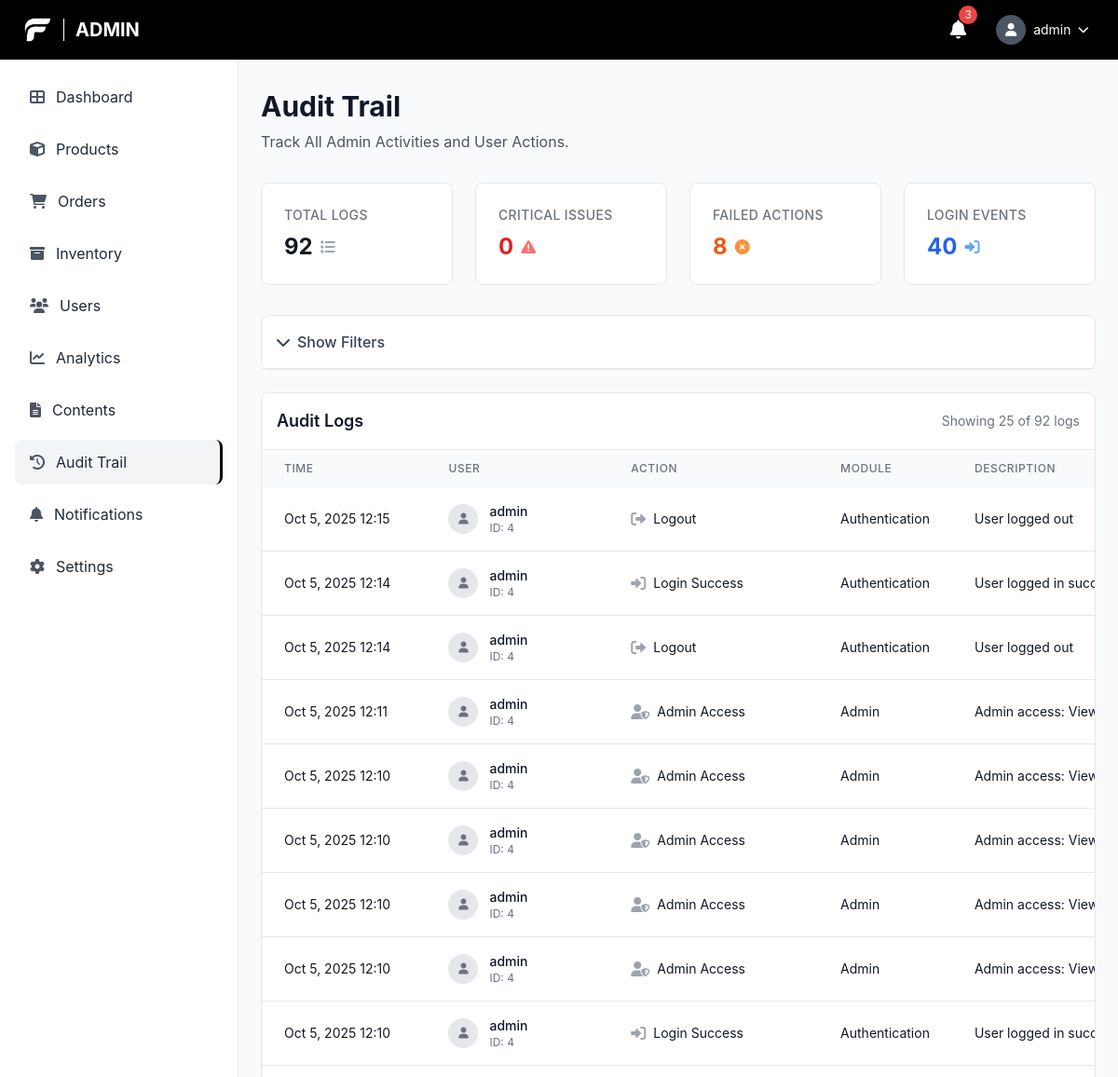
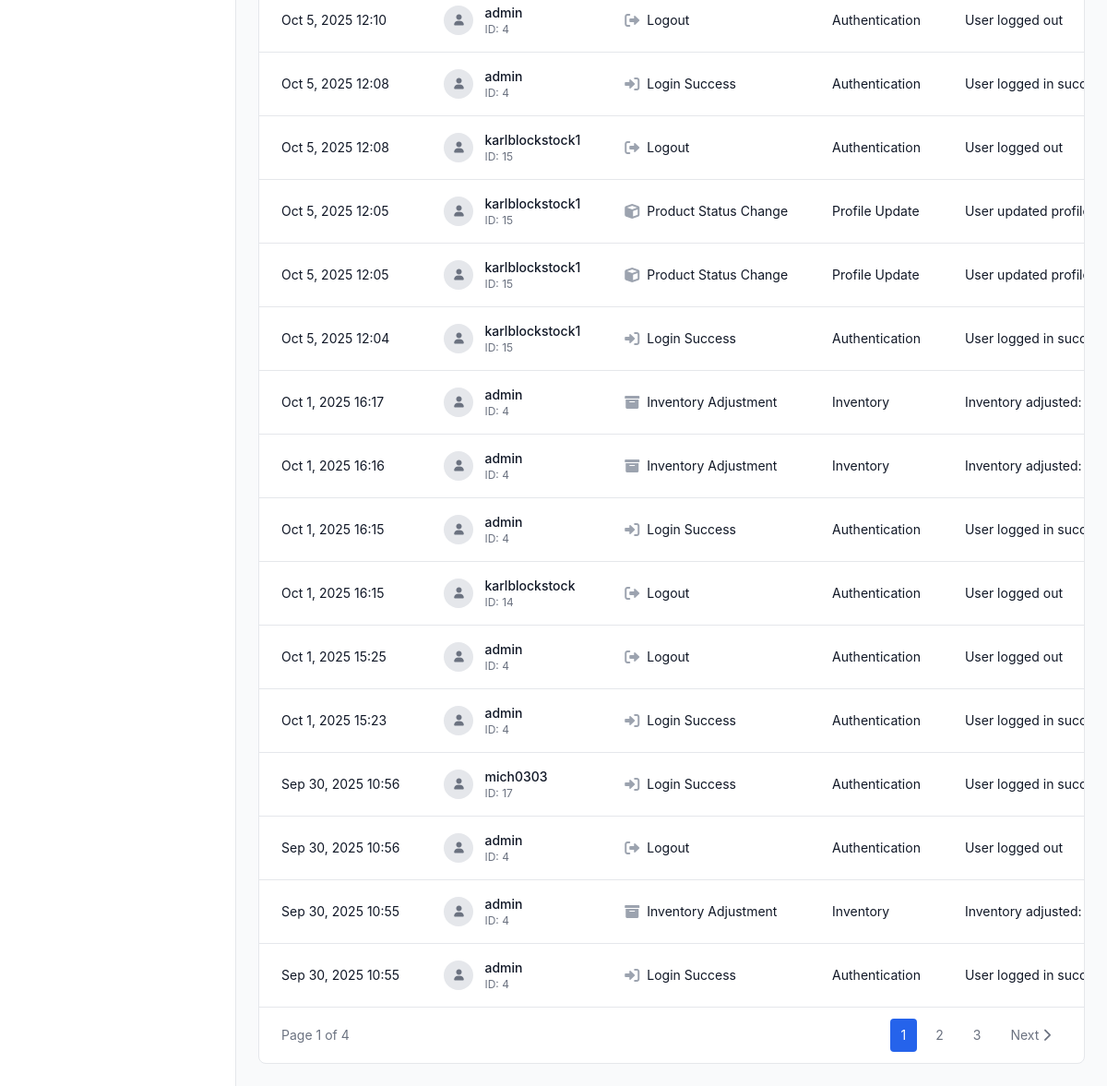
/admin/audit_logs.php (signed in), run on the app's committed database (2 pictures, top to bottom).
### tables this page shows
CREATE TABLE `audit_logs` (
  `audit_id` bigint(20) UNSIGNED NOT NULL,
  `user_id` bigint(20) UNSIGNED DEFAULT NULL COMMENT 'ID of the user who performed the action',
  `username` varchar(100) DEFAULT NULL COMMENT 'Username for quick reference',
  `action_type` enum('login_success','login_failed','logout','password_change','password_reset_request','password_reset_complete','profile_update','user_create','user_update','user_delete','user_status_change','product_create','product_update','product_delete','product_status_change','inventory_adjustment','order_create','order_update','order_status_change','order_cancel','order_refund','payment_process','payment_refund','promo_create','promo_update','promo_delete','promo_status_change','category_create','category_update','category_delete','subcategory_create','subcategory_update','subcategory_delete','shipping_fee_update','system_settings_change','admin_access','data_export','data_import','content_create','content_update','content_delete','content_archive','content_publish','other') NOT NULL COMMENT 'Type of action performed',
  `module` varchar(50) NOT NULL COMMENT 'Module/feature where action occurred (e.g., users, products, orders)',
  `description` text NOT NULL COMMENT 'Detailed description of the action',
  `old_values` longtext DEFAULT NULL COMMENT 'JSON of old values before change',
  `new_values` longtext DEFAULT NULL COMMENT 'JSON of new values after change',
  `ip_address` varchar(45) DEFAULT NULL COMMENT 'IP address of the user',
  `user_agent` text DEFAULT NULL COMMENT 'User agent string',
  `reference_id` bigint(20) UNSIGNED DEFAULT NULL COMMENT 'ID of the record being modified (e.g., product_id, order_id)',
  `reference_type` varchar(50) DEFAULT NULL COMMENT 'Type of reference (e.g., product, order, user)',
  `severity` enum('low','medium','high','critical') NOT NULL DEFAULT 'low' COMMENT 'Severity level of the action',
  `status` enum('success','failed','warning') NOT NULL DEFAULT 'success' COMMENT 'Status of the action',
  `created_at` timestamp NOT NULL DEFAULT current_timestamp()
);

### admin/audit_logs.php (the view, shortened to what the rows shown need)
<?php
require_once '../config/database.php';
require_once '../config/audit_logger.php';
$auditLogger = new AuditLogger();
$auditLogger->logAdminAccess('Viewed audit logs', 'Accessed audit trail page');
$filters = [
    'user_id' => $_GET['user_id'] ?? '',
    'action_type' => $_GET['action_type'] ?? '',
    'module' => $_GET['module'] ?? '',
    'severity' => $_GET['severity'] ?? '',
    'date_from' => $_GET['date_from'] ?? '',
    'date_to' => $_GET['date_to'] ?? '',
    'search' => $_GET['search'] ?? ''
];
$filters = array_filter($filters, function($value) {
    return $value !== '';
});
$page = max(1, (int)($_GET['page'] ?? 1));
$limit = 25;
$offset = ($page - 1) * $limit;
$logs = $auditLogger->getLogs($filters, $limit, $offset);
function getActionTypeIcon($actionType) {
    if (strpos($actionType, 'login') !== false) return 'fas fa-sign-in-alt';
    if (strpos($actionType, 'logout') !== false) return 'fas fa-sign-out-alt';
    if (strpos($actionType, 'product') !== false) return 'fas fa-cube';
    if (strpos($actionType, 'inventory') !== false) return 'fas fa-archive';
    if (strpos($actionType, 'admin') !== false) return 'fas fa-user-shield';
    return 'fas fa-circle';
}
?>
<!DOCTYPE html>
<html lang="en">
<head>
    <script src="https://cdn.tailwindcss.com"></script>
    <link href="https://cdnjs.cloudflare.com/ajax/libs/font-awesome/6.0.0/css/all.min.css" rel="stylesheet">
    <link rel="stylesheet" href="../css/style.css">
</head>
<body class="font-body bg-gray-50">
    <header class="bg-black text-white fixed top-0 left-0 right-0 z-50 h-16 flex items-center justify-between px-6">
        <div class="flex items-center space-x-3">
            <h1 class="text-xl font-bold uppercase">Admin</h1>
        </div>
    </header>
    <main class="ml-64 pt-16 pb-6 px-6 pt-24">
        <div class="mb-8">
            <h1 class="text-3xl font-bold text-gray-900 mb-2">Audit Trail</h1>
        </div>
        <div class="bg-white rounded-lg border border-gray-200 overflow-hidden">
            <?php if (empty($logs)): ?>
                <div class="text-center py-12">
                    <i class="fas fa-history text-4xl text-gray-300 mb-4"></i>
                    <p class="text-gray-500 text-lg">No audit logs found</p>
                    <p class="text-gray-400 text-sm">Try adjusting your filters or check back later</p>
                </div>
            <?php else: ?>
                <div class="overflow-x-auto">
                    <table class="w-full">
                        <thead class="bg-gray-50">
                            <tr>
                                <th class="px-6 py-3 text-left text-xs font-medium text-gray-500 uppercase tracking-wider">Time</th>
                                <th class="px-6 py-3 text-left text-xs font-medium text-gray-500 uppercase tracking-wider">User</th>
                                <th class="px-6 py-3 text-left text-xs font-medium text-gray-500 uppercase tracking-wider">Action</th>
                                <th class="px-6 py-3 text-left text-xs font-medium text-gray-500 uppercase tracking-wider">Module</th>
                                <th class="px-6 py-3 text-left text-xs font-medium text-gray-500 uppercase tracking-wider">Description</th>
                            </tr>
                        </thead>
                        <tbody class="bg-white divide-y divide-gray-200">
                            <?php foreach ($logs as $log): ?>
                                <tr class="log-row">
                                    <td class="px-6 py-4 whitespace-nowrap text-sm text-gray-900">
                                        <?php echo date('M j, Y H:i', strtotime($log['created_at'])); ?>
                                    </td>
                                    <td class="px-6 py-4 whitespace-nowrap">
                                        <div class="flex items-center">
                                            <div class="w-8 h-8 bg-gray-200 rounded-full flex items-center justify-center mr-3">
                                                <i class="fas fa-user text-gray-500 text-xs"></i>
                                            </div>
                                            <div>
                                                <div class="text-sm font-medium text-gray-900">
                                                    <?php echo htmlspecialchars($log['username'] ?: 'System'); ?>
                                                </div>
                                                <div class="text-xs text-gray-500">
                                                    ID: <?php echo $log['user_id'] ?: 'N/A'; ?>
                                                </div>
                                            </div>
                                        </div>
                                    </td>
                                    <td class="px-6 py-4 whitespace-nowrap">
                                        <div class="flex items-center">
                                            <i class="<?php echo getActionTypeIcon($log['action_type']); ?> text-gray-400 mr-2"></i>
                                            <span class="text-sm text-gray-900">
                                                <?php echo ucwords(str_replace('_', ' ', $log['action_type'])); ?>
                                            </span>
                                        </div>
                                    </td>
                                    <td class="px-6 py-4 whitespace-nowrap text-sm text-gray-900">
                                        <?php echo ucwords(str_replace('_', ' ', $log['module'])); ?>
                                    </td>
                                    <td class="px-6 py-4 text-sm text-gray-900 max-w-xs truncate">
                                        <?php echo htmlspecialchars($log['description']); ?>
                                    </td>
                                </tr>
                            <?php endforeach; ?>
                        </tbody>
                    </table>
                </div>
            <?php endif; ?>
        </div>
    </main>
</body>
</html>

### data on the page
audit_logs: created_at "Oct 5, 2025 12:15", username "admin", user "4", action_type "Logout", module "Authentication", description "User logged out"
audit_logs: created_at "Oct 5, 2025 12:14", username "admin", user "4", action_type "Login Success", module "Authentication", description "User logged in…"
audit_logs: created_at "Oct 5, 2025 12:14", username "admin", user "4", action_type "Logout", module "Authentication", description "User logged out"
audit_logs: created_at "Oct 5, 2025 12:11", username "admin", user "4", action_type "Admin Access", module "Admin", description "Admin access: Viewed audit logs - Acc…"
audit_logs: created_at "Oct 5, 2025 12:10", username "admin", user "4", action_type "Admin Access", module "Admin", description "Admin access: Viewed audit logs - Acc…"
audit_logs: created_at "Oct 5, 2025 12:10", username "admin", user "4", action_type "Admin Access", module "Admin", description "Admin access: Viewed audit logs - Acc…"
audit_logs: created_at "Oct 5, 2025 12:10", username "admin", user "4", action_type "Admin Access", module "Admin", description "Admin access: Viewed audit logs - Acc…"
audit_logs: created_at "Oct 5, 2025 12:10", username "admin", user "4", action_type "Admin Access", module "Admin", description "Admin access: Viewed audit logs - Acc…"
audit_logs: created_at "Oct 5, 2025 12:10", username "admin", user "4", action_type "Login Success", module "Authentication", description "User logged in…"
audit_logs: created_at "Oct 5, 2025 12:10", username "admin", user "4", action_type "Logout", module "Authentication", description "User logged out"
audit_logs: created_at "Oct 5, 2025 12:08", username "admin", user "4", action_type "Login Success", module "Authentication", description "User logged in…"
audit_logs: created_at "Oct 5, 2025 12:08", username "karlblockstock1", user "15", action_type "Logout", module "Authentication", description "User logged out"
audit_logs: created_at "Oct 5, 2025 12:05", username "karlblockstock1", user "15", action_type "Product Status Change", module "Profile Update", description "User updated…"
audit_logs: created_at "Oct 5, 2025 12:05", username "karlblockstock1", user "15", action_type "Product Status Change", module "Profile Update", description "User updated…"
audit_logs: created_at "Oct 5, 2025 12:04", username "karlblockstock1", user "15", action_type "Login Success", module "Authentication", description "User logged in…"
audit_logs: created_at "Oct 1, 2025 16:17", username "admin", user "4", action_type "Inventory Adjustment", module "Inventory", description "Inventory adjusted: 199 → 99 (Stock de…"
audit_logs: created_at "Oct 1, 2025 16:16", username "admin", user "4", action_type "Inventory Adjustment", module "Inventory", description "Inventory adjusted: 100 → 99 (Stock de…"
audit_logs: created_at "Oct 1, 2025 16:15", username "admin", user "4", action_type "Login Success", module "Authentication", description "User logged in…"
audit_logs: created_at "Oct 1, 2025 16:15", username "karlblockstock", user "14", action_type "Logout", module "Authentication", description "User logged out"
audit_logs: created_at "Oct 1, 2025 15:25", username "admin", user "4", action_type "Logout", module "Authentication", description "User logged out"
audit_logs: created_at "Oct 1, 2025 15:23", username "admin", user "4", action_type "Login Success", module "Authentication", description "User logged in…"
audit_logs: created_at "Sep 30, 2025 10:56", username "mich0303", user "17", action_type "Login Success", module "Authentication", description "User logged in…"
audit_logs: created_at "Sep 30, 2025 10:56", username "admin", user "4", action_type "Logout", module "Authentication", description "User logged out"
audit_logs: created_at "Sep 30, 2025 10:55", username "admin", user "4", action_type "Inventory Adjustment", module "Inventory", description "Inventory adjusted: 93 → 43 (Stock de…"
audit_logs: created_at "Sep 30, 2025 10:55", username "admin", user "4", action_type "Login Success", module "Authentication", description "User logged in…"

### other printed values
$_SESSION['username'] "admin"
$stats['total_logs'] "92"
$stats['critical_logs'] "0"
$stats['failed_logs'] "8"
$stats['login_logs'] "40"
count($logs) "25"
$totalLogs "92"
$page "1"
$totalPages "4"
